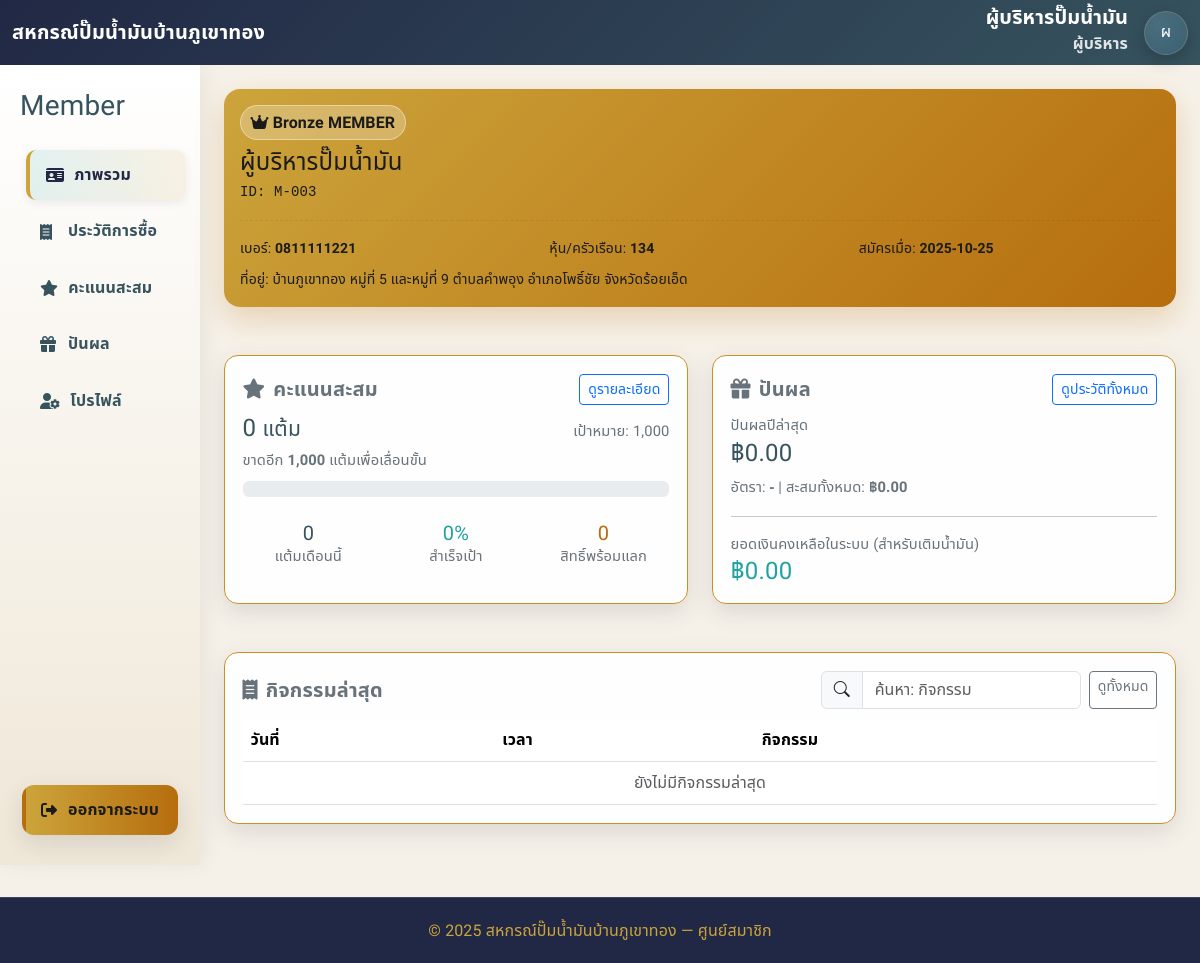
Screenshot of /member/member_dashboard.php (signed in) with the database file from the repository.
### tables this page shows
CREATE TABLE `app_settings` (
  `key` varchar(64) NOT NULL,
  `json_value` json NOT NULL,
  `updated_at` timestamp NULL DEFAULT CURRENT_TIMESTAMP ON UPDATE CURRENT_TIMESTAMP
);

CREATE TABLE `members` (
  `id` bigint UNSIGNED NOT NULL,
  `user_id` bigint UNSIGNED NOT NULL,
  `station_id` int NOT NULL DEFAULT '1',
  `member_code` varchar(20) NOT NULL,
  `address` text,
  `points` int UNSIGNED NOT NULL DEFAULT '0',
  `joined_date` date DEFAULT NULL,
  `shares` int UNSIGNED DEFAULT '0',
  `house_number` varchar(100) DEFAULT NULL,
  `tier` enum('Bronze','Silver','Gold','Platinum','Diamond') NOT NULL DEFAULT 'Bronze',
  `created_at` datetime NOT NULL DEFAULT CURRENT_TIMESTAMP,
  `is_active` tinyint(1) NOT NULL DEFAULT '1',
  `deleted_at` datetime DEFAULT NULL
);

CREATE TABLE `users` (
  `id` bigint UNSIGNED NOT NULL,
  `username` varchar(64) NOT NULL,
  `email` varchar(60) DEFAULT NULL,
  `full_name` varchar(150) NOT NULL,
  `phone` varchar(13) DEFAULT NULL,
  `password_hash` varchar(255) NOT NULL,
  `is_active` tinyint(1) NOT NULL DEFAULT '1',
  `last_login_at` datetime DEFAULT NULL,
  `created_at` datetime NOT NULL DEFAULT CURRENT_TIMESTAMP,
  `updated_at` datetime NOT NULL DEFAULT CURRENT_TIMESTAMP ON UPDATE CURRENT_TIMESTAMP,
  `role` varchar(255) NOT NULL
);

### member/member_dashboard.php (the view, shortened to what this page needs)
<?php
try {
  $current_name = $_SESSION['full_name'] ?: 'สมาชิกสหกรณ์';
  $current_role = $_SESSION['role'] ?? 'guest';
} catch (Throwable $e) {
  header('Location: /index/login.php?err=เกิดข้อผิดพลาดของระบบ'); exit();
}
$db_ok = true; $db_err = null;
try {
  $pdo->setAttribute(PDO::ATTR_ERRMODE, PDO::ERRMODE_EXCEPTION);
  $pdo->exec("SET NAMES utf8mb4");
  try { $pdo->exec("SET time_zone = '+07:00'"); } catch (Throwable $e) {}
} catch (Throwable $e) { $db_ok = false; $db_err = $e->getMessage(); }
$site_name = 'สหกรณ์ปั๊มน้ำบ้านภูเขาทอง';
$station_id = 1;
if ($db_ok) {
  try {
    $st = $pdo->prepare("SELECT setting_value, comment FROM settings WHERE setting_name='station_id' LIMIT 1");
    $st->execute();
    if ($r = $st->fetch(PDO::FETCH_ASSOC)) {
      $station_id = (int)$r['setting_value'];
      if (!empty($r['comment'])) $site_name = $r['comment'];
    }
    $sys = $pdo->query("SELECT json_value FROM app_settings WHERE `key`='system_settings'")->fetchColumn();
    if ($sys) {
      $sysj = json_decode($sys, true);
      if (!empty($sysj['site_name'])) $site_name = $sysj['site_name'];
    }
  } catch (Throwable $e) {}
}
$current_user_id = (int)$_SESSION['user_id'];
$role_th_map = [
  'admin'=>'ผู้ดูแลระบบ', 'manager'=>'ผู้บริหาร',
  'employee'=>'พนักงาน', 'member'=>'สมาชิกสหกรณ์',
  'committee'=>'กรรมการ'
];
$current_role_th = $role_th_map[$current_role] ?? 'ผู้ใช้งาน';
$member = null;
$member_points = 0;
$member_tier = 'Bronze';
$member_phone = '-';
$member_house = '-';
$member_joined = '-';
$member_code = '-';
$member_address = null;
$member_balance = 0.00;
$member_id = null;
if ($db_ok) {
  try {
    $sql = "
      SELECT
        u.id       AS user_id,
        u.full_name,
        u.phone,
        m.id       AS member_id,
        m.member_code,
        m.points,
        m.tier,
        m.house_number,
        m.joined_date,
        m.address
      FROM users u
      JOIN members m ON m.user_id = u.id
      WHERE u.id = :uid
        AND u.is_active=1
      LIMIT 1
    ";
    $st = $pdo->prepare($sql);
    $st->execute([':uid'=>$current_user_id]);
    $member = $st->fetch(PDO::FETCH_ASSOC);
    if ($member) {
      $current_name   = $member['full_name'] ?: $current_name;
      $member_id      = (int)$member['member_id'];
      $member_points  = (int)$member['points'];
      $member_tier    = (string)$member['tier'];
      $member_phone   = $member['phone'] ?: '-';
      $member_house   = $member['house_number'] ?: '-';
      $member_joined  = $member['joined_date'] ? date('Y-m-d', strtotime($member['joined_date'])) : '-';
      $member_code    = $member['member_code'] ?: '-';
      $member_address = $member['address'] ?: null;
    }
  } catch (Throwable $e) { $db_err = $e->getMessage(); }
}
function next_level_points(string $tier): int {
  return match ($tier) {
    'Bronze'   => 1000,
    'Silver'   => 5000,
    'Gold'     => 15000,
    'Platinum' => 30000,
    default    => 1000,
  };
}
$next_lvl = next_level_points($member_tier);
$remain   = max(0, $next_lvl - $member_points);
$recent_bills = [];
if ($db_ok && $member) {
  try {
    $stB = $pdo->prepare("
      SELECT
        s.sale_code,
        s.sale_date,
        s.payment_method,
        s.total_amount,
        s.net_amount,
        s.discount_amount,
        s.discount_pct,
        GROUP_CONCAT(DISTINCT si.fuel_type ORDER BY si.id SEPARATOR ', ') AS fuels,
        SUM(si.liters) AS liters
      FROM sales s
      LEFT JOIN sales_items si ON si.sale_id = s.id
      WHERE s.station_id = :st
        AND (
              (s.customer_phone IS NOT NULL AND s.customer_phone <> '' AND s.customer_phone = :phone)
           OR (s.household_no  IS NOT NULL AND s.household_no  <> '' AND s.household_no  = :house)
        )
      GROUP BY s.id, s.sale_code, s.sale_date, s.payment_method, s.total_amount, s.net_amount, s.discount_amount, s.discount_pct
      ORDER BY s.sale_date DESC
      LIMIT 10
    ");
    $stB->execute([
      ':st'    => $station_id,
      ':phone' => (string)$member_phone,
      ':house' => (string)$member_house,
    ]);
    $recent_bills = $stB->fetchAll(PDO::FETCH_ASSOC) ?: [];
    if (empty($recent_bills) && $member_id) {
      $stB2 = $pdo->prepare("
        SELECT
          s.sale_code,
          s.sale_date,
          s.payment_method,
          s.total_amount,
          s.net_amount,
          s.discount_amount,
          s.discount_pct,
          GROUP_CONCAT(DISTINCT si.fuel_type ORDER BY si.id SEPARATOR ', ') AS fuels,
          SUM(si.liters) AS liters
        FROM scores sc
        JOIN sales s ON sc.activity LIKE CONCAT('%', s.sale_code)
        LEFT JOIN sales_items si ON si.sale_id = s.id
        WHERE sc.member_id = :mid AND s.station_id = :st
        GROUP BY s.id, s.sale_code, s.sale_date, s.payment_method, s.total_amount, s.net_amount, s.discount_amount, s.discount_pct
        ORDER BY s.sale_date DESC
        LIMIT 10
      ");
      $stB2->execute([':mid'=>$member_id, ':st'=>$station_id]);
      $recent_bills = $stB2->fetchAll(PDO::FETCH_ASSOC) ?: [];
    }
  } catch (Throwable $e) {}
}
$div_summary = [
  'last_year'  => null,
  'last_amount'=> 0.00,
  'accumulate' => 0.00,
  'rate'       => null,
];
if ($db_ok && $member_id) {
  try {
    $stSum = $pdo->prepare("
      SELECT SUM(dp.dividend_amount) AS total_paid
      FROM dividend_payments dp
      WHERE dp.member_id = :mid AND dp.payment_status = 'paid'
    ");
    $stSum->execute([':mid'=>$member_id]);
    $div_summary['accumulate'] = (float)($stSum->fetchColumn() ?: 0);
  } catch (Throwable $e) {}
}
$rewards = [
  ['title'=>'ส่วนลด 50 บาท','need'=>3000,'desc'=>'แลกส่วนลดเติมน้ำมัน 50 บาท (ใช้ได้กับทุกชนิด)'],
  ['title'=>'ล้างรถฟรี 1 ครั้ง','need'=>5000,'desc'=>'ใช้บริการล้างรถมาตรฐานที่สถานีบริการ'],
  ['title'=>'คูปองน้ำดื่ม 6 ขวด','need'=>1500,'desc'=>'รับคูปองแลกน้ำดื่มแพ็คเล็ก 6 ขวด'],
];
$redeemable = 0; foreach($rewards as $rw){ if($member_points >= (int)$rw['need']) $redeemable++; }
$pay_th = ['cash'=>'เงินสด','qr'=>'QR Code','transfer'=>'โอนเงิน','card'=>'บัตรเครดิต'];
?>
<!DOCTYPE html>
<html lang="th">
<head>
  <link href="https://cdn.jsdelivr.net/npm/bootstrap@5.3.2/dist/css/bootstrap.min.css" rel="stylesheet" />
  <link href="https://cdn.jsdelivr.net/npm/bootstrap-icons@1.11.3/font/bootstrap-icons.css" rel="stylesheet" />
  <link rel="stylesheet" href="https://cdnjs.cloudflare.com/ajax/libs/font-awesome/6.5.2/css/all.min.css" />
  <link rel="stylesheet" href="../assets/css/admin_dashboard.css" />
</head>
<body>
  <nav class="navbar navbar-dark bg-primary">
    <div class="container-fluid">
      <div class="d-flex align-items-center gap-2">
        <a class="navbar-brand" href="#"><?= htmlspecialchars($site_name) ?></a>
      </div>
      <div class="d-flex align-items-center gap-3 ms-auto">
        <div class="nav-identity text-end d-none d-sm-block">
          <div class="nav-name"><?= htmlspecialchars($current_name) ?></div>
          <div class="nav-sub"><?= htmlspecialchars($current_role_th) ?></div>
        </div>
        <a href="profile.php" class="avatar-circle text-decoration-none"><?= htmlspecialchars(mb_substr($current_name,0,1,'UTF-8')) ?></a>
      </div>
    </div>
  </nav>
  <div class="container-fluid">
    <div class="row">
      <aside class="col-lg-2 d-none d-lg-flex flex-column sidebar py-4">
        <div class="side-brand mb-3"><h3><span>Member</span></h3></div>
        <nav class="sidebar-menu flex-grow-1">
          <a class="active" href="member_dashboard.php"><i class="fa-solid fa-id-card"></i>ภาพรวม</a>
          <a href="bills.php"><i class="fa-solid fa-receipt"></i> ประวัติการซื้อ</a>
          <a href="points.php"><i class="fa-solid fa-star"></i> คะแนนสะสม</a>
          <a href="dividend.php"><i class="fa-solid fa-gift"></i> ปันผล</a>
          <a href="profile.php"><i class="fa-solid fa-user-gear"></i> โปรไฟล์</a>
        </nav>
        <a class="logout" href="/index/logout.php"><i class="fa-solid fa-right-from-bracket"></i>ออกจากระบบ</a>
      </aside>
      <main class="col-lg-10 p-4">
        <div class="row g-4">
          <div class="col-12">
            <div class="member-card" id="printCard">
              <div class="d-flex justify-content-between align-items-center">
                <div>
                  <div class="badge-tier mb-2"><i class="fa-solid fa-crown me-1"></i><?= htmlspecialchars($member_tier) ?> MEMBER</div>
                  <h4 class="mb-1 fw-800"><?= htmlspecialchars($current_name) ?></h4>
                  <div class="mono small">ID: <?= htmlspecialchars($member_code) ?></div>
                </div>
              </div>
              <hr class="my-3" style="border-top:1px dashed rgba(0,0,0,.25)">
              <div class="row g-2 small">
                <div class="col-sm-4">เบอร์: <b><?= htmlspecialchars($member_phone) ?></b></div>
                <div class="col-sm-4">หุ้น/ครัวเรือน: <b><?= htmlspecialchars($member_house) ?></b></div>
                <div class="col-sm-4">สมัครเมื่อ: <b><?= htmlspecialchars($member_joined) ?></b></div>
              </div>
              <?php if (!empty($member_address)): ?>
                <div class="small mt-2">ที่อยู่: <?= htmlspecialchars($member_address) ?></div>
              <?php endif; ?>
            </div>
          </div>
        </div>
        <div class="row g-4 mt-4">
          <div class="col-12 col-xl-6" id="points">
            <div class="panel h-100">
              <div class="panel-head">
                <h5 class="mb-0"><i class="fa-solid fa-star me-2"></i>คะแนนสะสม</h5>
                <a href="points.php" class="btn btn-outline-primary btn-sm">ดูรายละเอียด</a>
              </div>
              <div class="d-flex justify-content-between align-items-baseline mb-1">
                <h4 class="mb-0 text-primary"><?= number_format($member_points) ?> <span class="small fw-normal">แต้ม</span></h4>
                <div class="small-muted">เป้าหมาย: <?= number_format($next_lvl) ?></div>
              </div>
              <div class="small-muted mb-2">
                ขาดอีก <b><?= number_format($remain) ?></b> แต้มเพื่อเลื่อนขั้น
              </div>
              <div class="progress mb-2">
              </div>
              <div class="row text-center g-3 mt-2">
                <div class="col-4">
                  <?php
                    $month_points = 0;
                    if ($db_ok && $member_id) {
                      try {
                        $smp = $pdo->prepare("
                          SELECT COALESCE(SUM(score),0) FROM scores
                          WHERE member_id=:mid AND DATE_FORMAT(score_date, '%Y-%m') = DATE_FORMAT(CURRENT_DATE(), '%Y-%m')
                        ");
                        $smp->execute([':mid'=>$member_id]);
                        $month_points = (int)$smp->fetchColumn();
                      } catch (Throwable $e) {}
                    }
                  ?>
                  <h5 class="mb-0 text-primary"><?= number_format($month_points) ?></h5>
                  <div class="small-muted">แต้มเดือนนี้</div>
                </div>
                <div class="col-4">
                  <?php
                    $pct_goal = $next_lvl>0 ? round(min(100, $member_points/$next_lvl*100)) : 0;
                  ?>
                  <h5 class="mb-0 text-success"><?= $pct_goal ?>%</h5>
                  <div class="small-muted">สำเร็จเป้า</div>
                </div>
                <div class="col-4">
                  <h5 class="mb-0 text-warning"><?= (int)$redeemable ?></h5>
                  <div class="small-muted">สิทธิ์พร้อมแลก</div>
                </div>
              </div>
            </div>
          </div>
          <div class="col-12 col-xl-6">
            <div class="panel h-100">
              <div class="panel-head">
                <h5 class="mb-0"><i class="fa-solid fa-gift me-2"></i>ปันผล</h5>
                <a href="dividend.php" class="btn btn-outline-primary btn-sm">ดูประวัติทั้งหมด</a>
              </div>
              <div class="small-muted">ปันผลปีล่าสุด<?= $div_summary['last_year'] ? ' ('.(int)$div_summary['last_year'].')' : '' ?></div>
              <h4 class="text-primary mb-2">฿<?= number_format((float)$div_summary['last_amount'], 2) ?></h4>
              <div class="small-muted">
                อัตรา: <b><?= $div_summary['rate'] !== null ? number_format((float)$div_summary['rate'], 2).'%' : '-' ?></b> |
                สะสมทั้งหมด: <b>฿<?= number_format((float)$div_summary['accumulate'], 2) ?></b>
              </div>
              <hr>
              <div class="small-muted">ยอดเงินคงเหลือในระบบ (สำหรับเติมน้ำมัน)</div>
              <h4 class="text-success mb-0">฿<?= number_format((float)$member_balance, 2) ?></h4>
            </div>
          </div>
        </div>
        <div class="row g-4 mt-4" id="bills">
          <div class="col-12">
            <div class="panel">
              <div class="panel-head">
                <h5 class="mb-0"><i class="fa-solid fa-receipt me-2"></i>กิจกรรมล่าสุด</h5>
                <div class="d-flex gap-2">
                  <div class="input-group" style="max-width:260px">
                    <span class="input-group-text"><i class="bi bi-search"></i></span>
                    <input type="search" id="billSearch" class="form-control" placeholder="ค้นหา: กิจกรรม">
                  </div>
                  <a href="bills.php" class="btn btn-outline-secondary btn-sm">ดูทั้งหมด</a>
                </div>
              </div>
              <div class="table-responsive">
                <table class="table table-hover align-middle mb-0" id="tblBills">
                  <thead>
                    <tr>
                      <th scope="col">วันที่</th>
                      <th scope="col">เวลา</th>
                      <th scope="col">กิจกรรม</th>
                    </tr>
                  </thead>
                  <tbody>
                    <?php if (empty($recent_bills)): ?>
                      <tr><td colspan="3" class="text-center text-muted">ยังไม่มีกิจกรรมล่าสุด</td></tr>
                    <?php else:
                      foreach($recent_bills as $r):
                        $dt   = new DateTime($r['sale_date']);
                        $date = $dt->format('Y-m-d');
                        $time = $dt->format('H:i');
                        $payL = $pay_th[$r['payment_method']] ?? $r['payment_method'];
                        $activity = sprintf(
                          'เติม %s %s ลิตร / ฿%s (%s) — บิล %s',
                          $r['fuels'] ?: '-',
                          number_format((float)$r['liters'],2),
                          number_format((float)$r['net_amount'] ?: (float)$r['total_amount'],2),
                          $payL,
                          $r['sale_code']
                        );
                    ?>
                      <tr>
                        <td><?= htmlspecialchars($date) ?></td>
                        <td><?= htmlspecialchars($time) ?></td>
                        <td><?= htmlspecialchars($activity) ?></td>
                      </tr>
                    <?php endforeach; endif; ?>
                  </tbody>
                </table>
              </div>
            </div>
          </div>
        </div>
      </main>
    </div>
  </div>
  <footer class="footer">© <?= date('Y') ?> <?= htmlspecialchars($site_name) ?> — ศูนย์สมาชิก</footer>
</body>
</html>

### rows the page displays
app_settings: json_value "สหกรณ์ปั๊มน้ำมันบ้านภูเขาทอง"
members: user.full_name "ผู้บริหารปั๊มน้ำมัน", user.full_name "ผ", tier "Bronze", member_code "M-003", user.phone "0811111221", house_number "134", joined_date "2025-10-25", address "บ้านภูเขาทอง หมู่ที่ 5 และหมู่ที่ 9 ตำบลคำพอุง อำเภอโพธิ์ชัย จังหวัดร้อยเอ็ด", points "0", tier "1,000", remain "1,000"

### other values shown
$current_role_th "ผู้บริหาร"
$month_points "0"
$redeemable "0"
$div_summary['last_amount'] "0.00"
$div_summary['accumulate'] "0.00"
$member_balance "0.00"
